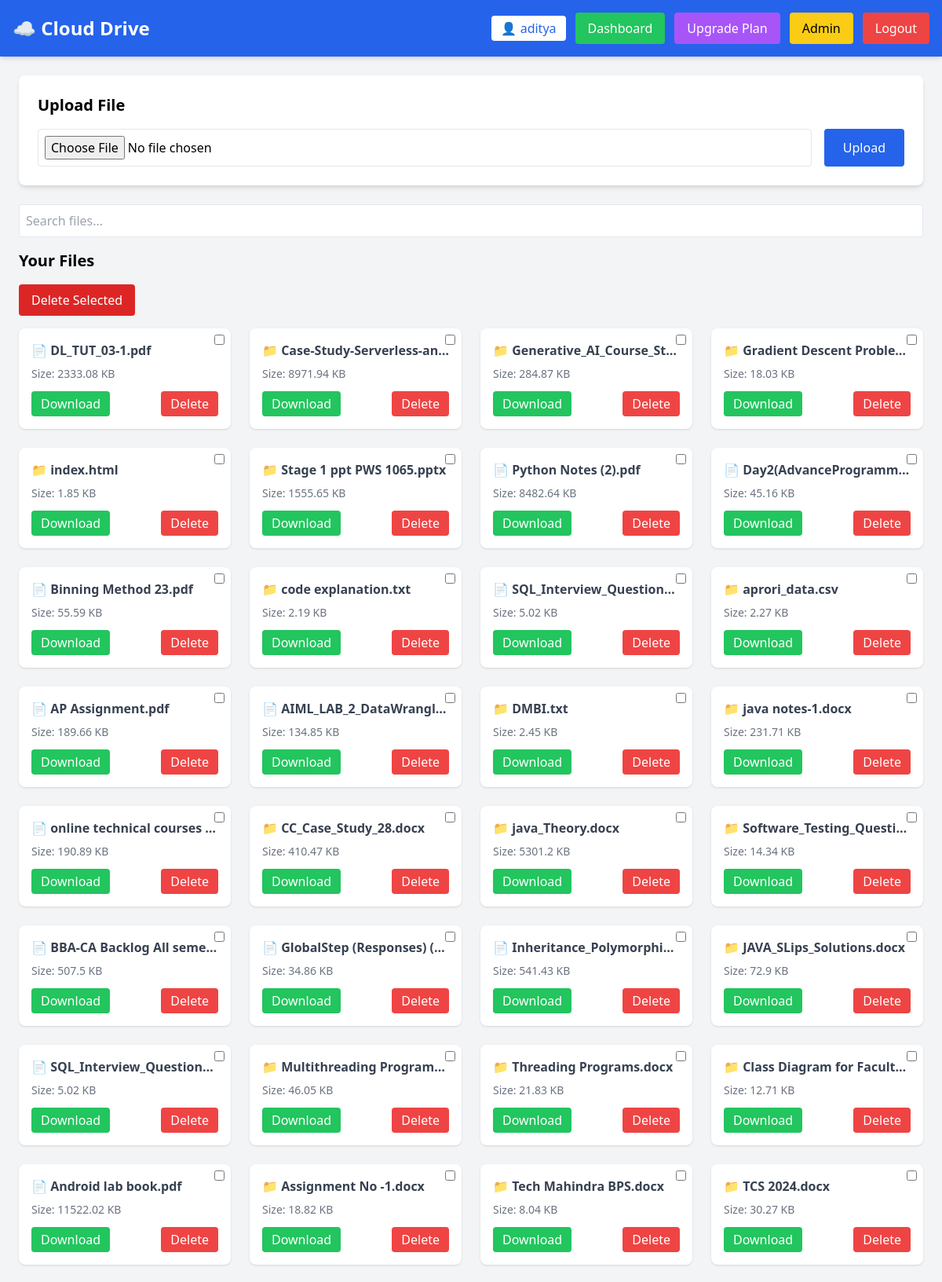
The page /dashboard (signed in, upper part) on the database its author committed.
### models.py (models this page shows)
class User(db.Model):
    id = db.Column(db.Integer, primary_key=True)
    username = db.Column(db.String(100))
    password = db.Column(db.String(100))
    is_admin = db.Column(db.Boolean, default=False)
    storage_limit = db.Column(db.Integer, default=104857600)

class File(db.Model):
    id = db.Column(db.Integer, primary_key=True)
    filename = db.Column(db.String(200))
    user_id = db.Column(db.Integer)
    size = db.Column(db.Integer)

### app.py (the view)
@app.route("/dashboard")
def dashboard():
    if "user" not in session:
        return redirect("/")
    user = User.query.get(session["user"])
    files = File.query.filter_by(user_id=user.id).all()
    return render_template(
        "dashboard.html",
        files=files,
        username=user.username
    )

### templates/dashboard.html (shortened to what this page needs)
<!DOCTYPE html>
<html lang="en">
<head>
<script src="https://cdn.tailwindcss.com"></script>
</head>
<body class="bg-gray-100">
<nav class="bg-blue-600 text-white p-4 shadow-md flex justify-between items-center">
<h1 class="text-2xl font-bold">☁️ Cloud Drive</h1>
<div class="flex items-center gap-3">
<span class="bg-white text-blue-600 px-3 py-1 rounded">
👤 {{username}}
</span>
<a href="/user-dashboard"
class="bg-green-500 px-4 py-2 rounded hover:bg-green-600">
Dashboard
</a>
<a href="/upgrade"
class="bg-purple-500 px-4 py-2 rounded hover:bg-purple-600">
Upgrade Plan
</a>
{% if session.get('user') %}
<a href="/admin"
class="bg-yellow-400 text-black px-4 py-2 rounded hover:bg-yellow-500">
Admin
</a>
{% endif %}
<a href="/logout"
class="bg-red-500 px-4 py-2 rounded hover:bg-red-600">
Logout
</a>
</div>
</nav>
<div class="p-6">
<div class="bg-white p-6 rounded-lg shadow-md mb-6">
<h2 class="text-xl font-semibold mb-4">Upload File</h2>
<form action="/upload" method="POST" enctype="multipart/form-data">
<div class="flex gap-4">
<input
type="file"
name="file"
class="border p-2 rounded w-full"
required
>
<button
type="submit"
class="bg-blue-600 text-white px-6 py-2 rounded hover:bg-blue-700">
Upload
</button>
</div>
</form>
</div>
<div class="mb-4">
<input
type="text"
id="search"
placeholder="Search files..."
class="w-full p-2 border rounded">
</div>
<h2 class="text-xl font-semibold mb-4">Your Files</h2>
<div class="mb-4">
<button onclick="deleteSelected()"
class="bg-red-600 text-white px-4 py-2 rounded hover:bg-red-700">
Delete Selected
</button>
</div>
<div id="fileList"
class="grid grid-cols-1 md:grid-cols-3 lg:grid-cols-4 gap-6">
{% for file in files %}
<div class="bg-white p-4 rounded-lg shadow fileCard relative">
<input
type="checkbox"
class="fileCheckbox absolute top-2 right-2"
value="{{file.filename}}"
>
<h3 class="font-semibold text-gray-700 mb-2 truncate" title="{{file.filename}}">
{% if file.filename.endswith('.pdf') %}
📄 {{file.filename}}
{% elif file.filename.endswith('.png') or file.filename.endswith('.jpg') or file.filename.endswith('.jpeg') %}
🖼 {{file.filename}}
{% elif file.filename.endswith('.mp4') or file.filename.endswith('.avi') %}
🎥 {{file.filename}}
{% else %}
📁 {{file.filename}}
{% endif %}
</h3>
<p class="text-sm text-gray-500 mb-3">
Size: {{ (file.size / 1024)|round(2) }} KB
</p>
<div class="flex justify-between">
<a href="/download/{{file.filename}}"
class="bg-green-500 text-white px-3 py-1 rounded hover:bg-green-600">
Download
</a>
<a href="/delete/{{file.filename}}"
class="bg-red-500 text-white px-3 py-1 rounded hover:bg-red-600">
Delete
</a>
</div>
</div>
{% endfor %}
</div>
</div>
</body>
</html>

### rows shown on the page
User: username "aditya"
File: filename "DL_TUT_03-1.pdf", (file.size/1024)|round(2) "2333.08"
File: filename "Case-Study-Serverless-an…", (file.size/1024)|round(2) "8971.94"
File: filename "Generative_AI_Course_St…", (file.size/1024)|round(2) "284.87"
File: filename "Gradient Descent Proble…", (file.size/1024)|round(2) "18.03"
File: filename "index.html", (file.size/1024)|round(2) "1.85"
File: filename "Stage 1 ppt PWS 1065.pptx", (file.size/1024)|round(2) "1555.65"
File: filename "Python Notes (2).pdf", (file.size/1024)|round(2) "8482.64"
File: filename "Day2(AdvanceProgramm…", (file.size/1024)|round(2) "45.16"
File: filename "Binning Method 23.pdf", (file.size/1024)|round(2) "55.59"
File: filename "code explanation.txt", (file.size/1024)|round(2) "2.19"
File: filename "SQL_Interview_Question…", (file.size/1024)|round(2) "5.02"
File: filename "aprori_data.csv", (file.size/1024)|round(2) "2.27"
File: filename "AP Assignment.pdf", (file.size/1024)|round(2) "189.66"
File: filename "AIML_LAB_2_DataWrangl…", (file.size/1024)|round(2) "134.85"
File: filename "DMBI.txt", (file.size/1024)|round(2) "2.45"
File: filename "java notes-1.docx", (file.size/1024)|round(2) "231.71"
File: filename "online technical courses…", (file.size/1024)|round(2) "190.89"
File: filename "CC_Case_Study_28.docx", (file.size/1024)|round(2) "410.47"
File: filename "java_Theory.docx", (file.size/1024)|round(2) "5301.2"
File: filename "Software_Testing_Questi…", (file.size/1024)|round(2) "14.34"
File: filename "BBA-CA Backlog All seme…", (file.size/1024)|round(2) "507.5"
File: filename "GlobalStep (Responses) (…", (file.size/1024)|round(2) "34.86"
File: filename "Inheritance_Polymorphi…", (file.size/1024)|round(2) "541.43"
File: filename "JAVA_SLips_Solutions.docx", (file.size/1024)|round(2) "72.9"
File: filename "SQL_Interview_Question…", (file.size/1024)|round(2) "5.02"
File: filename "Multithreading Program…", (file.size/1024)|round(2) "46.05"
File: filename "Threading Programs.docx", (file.size/1024)|round(2) "21.83"
File: filename "Class Diagram for Facult…", (file.size/1024)|round(2) "12.71"
File: filename "Android lab book.pdf", (file.size/1024)|round(2) "11522.02"
File: filename "Assignment No -1.docx", (file.size/1024)|round(2) "18.82"
File: filename "Tech Mahindra BPS.docx", (file.size/1024)|round(2) "8.04"
File: filename "TCS 2024.docx", (file.size/1024)|round(2) "30.27"
